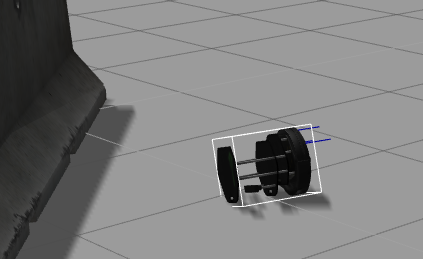
#> input picture past_files/dangit.png, 423 x 259 px
$ python test_ndimage.py
#> lines starting #> are read from the running program, lines starting #| are printed output that depends on the picture
import cv2
import numpy as np
from scipy import ndimage

gray_image = cv2.imread("dangit.png",0)
#> gray_image: shape (259, 423); min 0, max 255, mean 125.6

color_image = cv2.cvtColor(gray_image,cv2.COLOR_GRAY2RGB)

lut = np.zeros((1,256,3))
lut[:,0:128,:] = np.concatenate(( np.ones((1,128,1))*17, np.ones((1,128,1))*143, np.ones((1,128,1))*0 ),2)
lut[:,128:,:] = np.ones((1,128,3))*0

new_image = cv2.LUT(color_image,lut)
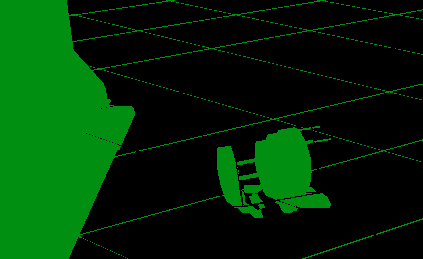
#> new_image: shape (259, 423, 3) float64; mean B, G, R 5, 42.3, 0

cv2.imwrite('test_matrix.png',new_image)

new_image = cv2.imread('test_matrix.png',1)

cv2.imshow('image',new_image)
cv2.waitKey(0)
cv2.destroyAllWindows()
